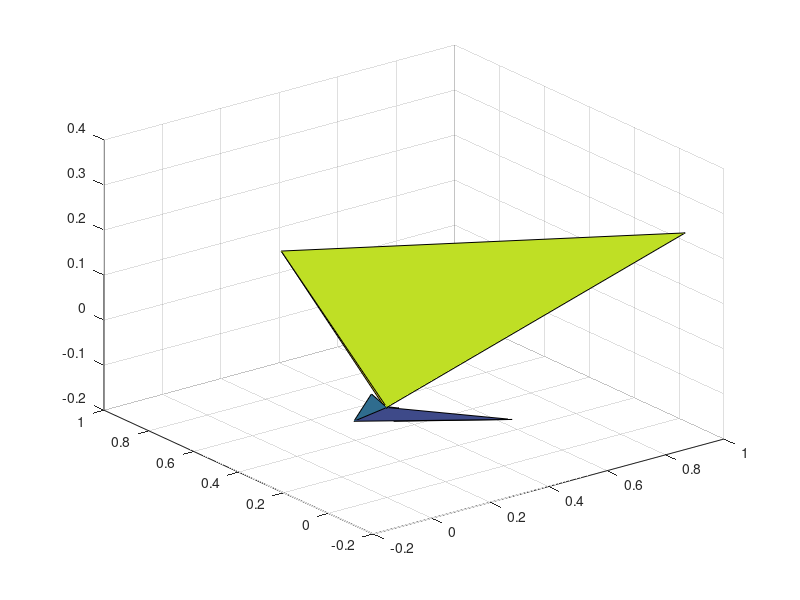

The MATLAB source for this figure:

n=65536;
x=0.9;
y=0.9;
z=0.9;

a=0.217;
b=0.206;
c=0.4;
d=0.8;

for i=1:n
x1(i)=y;
y1(i)=z;
z1(i)=-a*x-b*y-c*z+d*x*x*x;


x=x1(i);
y=y1(i);
z=z1(i);


end


x1= reshape(x1,[256,256]);
y1= reshape(y1,[256,256]);
z1= reshape(z1,[256,256]);

surf(x1,y1,z1)
